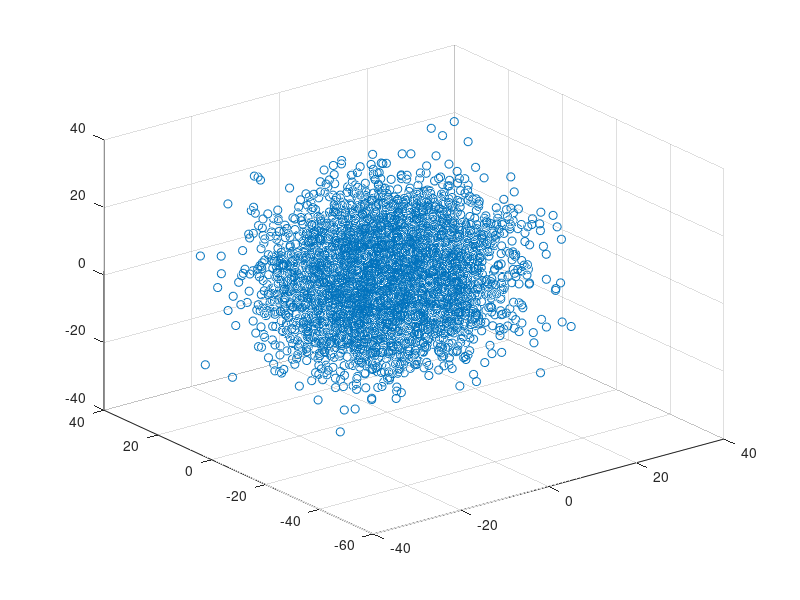

The MATLAB script that drew this image: (Note: this script raises an error after producing the figure.)
%% Competition 2
%% something I learned, enforce positive definite condition to your covariance,
% or there will not be possible to production density.
%% don't forget it is the 'inverse' covariance matrix on the denominator 
%% only for 2 fold cross-validation
clear

load('C_train.mat')  % load given training data called X;

figure()

neu= reshape(X(1:99,1:200),3,200*33);
x1= neu(1,:);
x2= neu(2,:);
x3 =neu(3,:);
scatter3(x1,x2,x3);
%% Subsets and Subtrain
n  = 10 ;% n fold estimation

width = size(X,2)/n;

SubX= reshape(X,100,width,n) ;


for fold = 1:n   
Seg{fold} = SubX(:,:,fold) ;  
end


for fold  = 1:n
    tag= ones(1,n); tag(fold) =0; 
     
    Subtrain(:,:,fold)= [Seg{tag==1}];   %% I am sooo smart!
    
end



%% as required by exercise, mean is zero.

for fold = 1:n
    
    C_tr(:,:,fold)= cov(Subtrain(:,:,fold));  %% True covariance.

end


%% Multivariate Gaussian kernel model.

edge = -45:0.1:45;

sigma= 0.5;

d = 50; % how many kernels


for fold = 1:n
    
    
feature= zeros(d,length(edge3));
for i = 1:d
    feature(1,:)= edge3;
    xlin = linspace(-45,45,d);
    feature(i+1,:)=  (sqrt(2*pi*sigma^2))^-1.*exp(-0.5*(edge-xlin(i)).^2/sigma^2);
    
end
zTrain = feature(2:d+1,:)';


alpha = 1;
beta = 1; 

Covpost= inv(alpha*eye(d)+beta*(zTrain'*zTrain));  % covariance matrix
Meal= beta*Covpost*zTrain'*c3';             % posterior mean


Meanpost(fold,:)= Meal'./sum(Meal);             % normalization

%% weighted predictive mean using xspace
  
    Model(fold,:)= zeros(1,length(edge3));

 for i=1:d   
    Model(fold,:)=Model(fold,:) + Meanpost(i).*(sqrt(2*pi*sigma^2))^-1.*exp(-0.5*(edge3-xlin(i)).^2/sigma^2);    
 end   
 


end







